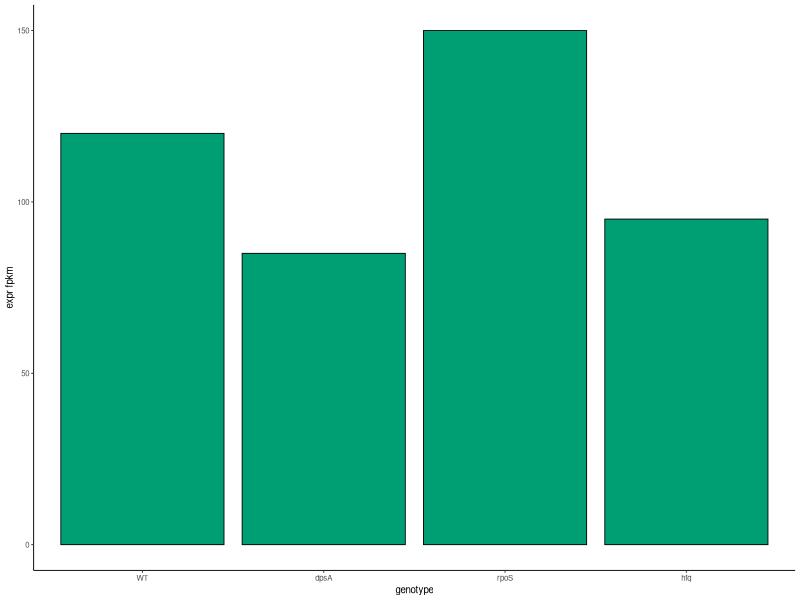

Write the R code that produced this figure.
suppressPackageStartupMessages(library(ggplot2))
d <- data.frame(
  genotype = factor(c("WT", "dpsA", "rpoS", "hfq"), levels = c("WT", "dpsA", "rpoS", "hfq")),
  expr = c(120, 85, 150, 95)
)
p <- ggplot(d, aes(genotype, expr)) +
  geom_col(fill = "#009E73", colour = "black", linewidth = 0.3) +
  labs(x = "genotype", y = "expr fpkm") +
  theme_classic(base_size = 7)
ggsave("figure.png", p, width = 89, height = 60, units = "mm", dpi = 600,
       device = ragg::agg_png, bg = "white")
